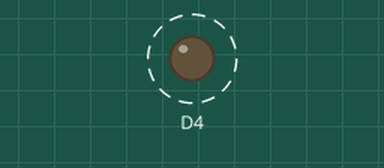
Simulated run of this sketch. Board: ESP8266 (NodeMCU). Shown: output pins drawn as LEDs (lit = HIGH, except the on-board LED, lit = LOW). Dashed ring = blinking. WiFi joins after 1.5 s; servers stay silent unless stated; what the sketch prints to the serial monitor is not drawn.

Above: at 3.7 s.
Timing chart, 0 to 7.8 s (numbered marks = the images above):
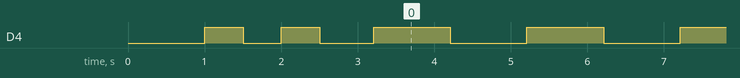

Measured:
- by itself, D4: goes LOW 0.50 s, HIGH 0.50 s, LOW 0.71 s, 63 × (HIGH 1.0 s, LOW 1.0 s), then HIGH

The sketch:

WifiVotingProject.ino
```cpp
#include <ESP8266WiFi.h>
#include <WiFiClient.h>

const char *ssid = "XXXXXXX";
const char *password = "XXXXXX";
const char* host = "192.168.0.173";
const int port = 10000;

WiFiClient client;

void setup()
{
  pinMode(BUILTIN_LED,OUTPUT);
  pinMode(D4,OUTPUT);
  Serial.begin(9600); // opens serial port, sets data rate to 9600 bps
  delay(1000);
  WiFi.begin(ssid, password);
  Serial.print("Connecting to network ");
  Serial.println(ssid);

  while (WiFi.status() != WL_CONNECTED)
  {
    digitalWrite(BUILTIN_LED, HIGH);
    delay(500);
    Serial.print(".");
    digitalWrite(BUILTIN_LED,LOW);
    delay(500);
  }

  digitalWrite(D0, HIGH);
  Serial.println("");
  Serial.println("WiFi connected");
  Serial.println("IP address: ");
  Serial.println(WiFi.localIP());

  Serial.println();
  Serial.print("MAC: ");
  Serial.println(WiFi.macAddress());

  //Connect to the server
  if (!client.connect(host, port))
  {
    Serial.println("WIFI connection failed");
  }
  else
  {
    Serial.println("port open");

  }
  client.setTimeout(100);
}

void loop()
{

  //Feed the watchdog
  ESP.wdtFeed();
  digitalWrite(D4,HIGH);
  delay(1000);
  digitalWrite(D4,LOW);
  delay(1000);
}
```
